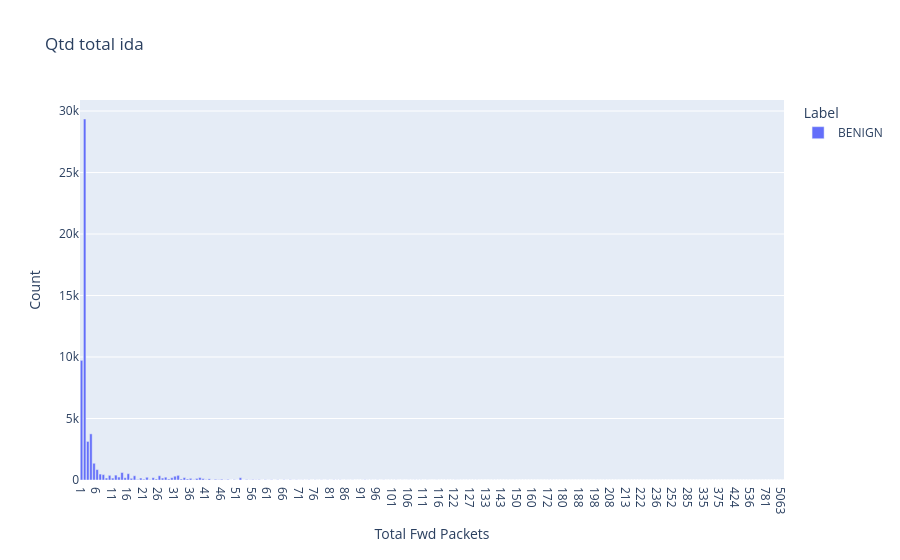

Notebook code cell kept with this figure:
### Code cell
# Gráfico da base completa

make_graph(3, normalFlow, columns[9], "Count", (20,8), "Qtd total ida", 0, 3000)

### Figure 1 — Plotly figure (JSON) as saved in the notebook; plotly's stock layout.template omitted (floating-point values rounded to 4 significant figures; data arrays with more than 128 entries replaced by an {"elided": "..."} marker saying what was removed)
{"data": [{"alignmentgroup": "True", "hovertemplate": " Label=BENIGN<br> Total Fwd Packets=%{x}<br>Count=%{y}<extra></extra>", "legendgroup": "BENIGN", "marker": {"color": "#636efa", "pattern": {"shape": ""}}, "name": "BENIGN", "offsetgroup": "BENIGN", "orientation": "v", "showlegend": true, "textposition": "auto", "type": "bar", "x": {"elided": "226 str values"}, "xaxis": "x", "y": {"elided": "226 int values"}, "yaxis": "y"}], "layout": {"barmode": "relative", "legend": {"title": {"text": " Label"}, "tracegroupgap": 0}, "title": {"text": "Qtd total ida"}, "xaxis": {"anchor": "y", "domain": [0, 1], "title": {"text": " Total Fwd Packets"}}, "yaxis": {"anchor": "x", "domain": [0, 1], "title": {"text": "Count"}}}}
